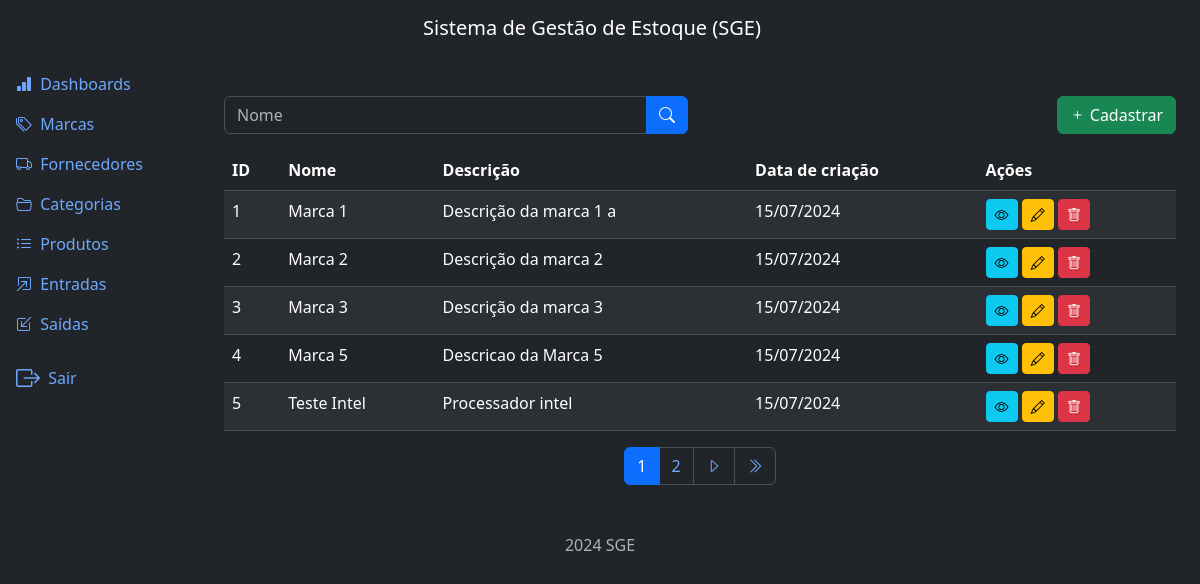
Page /brands/list/ (signed in) on the earlier database version.
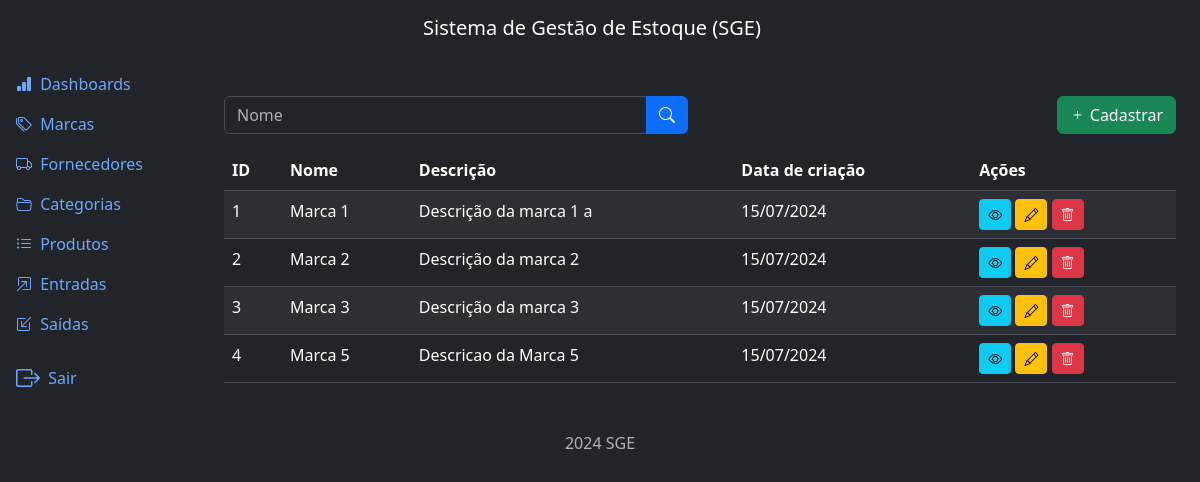
Same page on the later database version.
### brands/models.py (models this page shows, shortened)
class Brand(models.Model):
    name = models.CharField(max_length=500)
    description = models.TextField(null=True, blank=True)
    created_at = models.DateTimeField(auto_now_add=True)
    updated_at = models.DateTimeField(auto_now=True)
    class Meta:
        ordering = ['name']

### brands/views.py (the view)
# urls.py: path('list/', views.BrandListView.as_view(), name='list'),
class BrandListView(LoginRequiredMixin, PermissionRequiredMixin, ListView):
    model = Brand
    template_name = 'brand_list.html'
    context_object_name = 'brands'
    paginate_by = 5
    permission_required = 'brands.view_brand'
    def get_queryset(self):
        qs = super().get_queryset()
        name = self.request.GET.get('name')
        if name:
            qs = qs.filter(name__icontains=name)
        return qs

### brands/templates/brand_list.html (shortened to what this page needs)
{% extends "base.html" %}
{% block content %}
  <div class="row mb-3">
    <div class="col-md-6">
      <form method="GET" action="{% url "brand:list" %}">
        <div class="input-group">
          <input type="text" class="form-control" name="name" placeholder="Nome" value="{{request.GET.name}}">
          <button type="submit" class="btn btn-primary">
            <i class="bi bi-search"></i>
          </button>
        </div>
      </form>
    </div>
    {% if perms.brands.add_brand %}
      <div class="col-md-6">
        <a href="{% url "brand:create" %}" class="btn btn-success float-end" >
          <i class="bi bi-plus"></i>
          Cadastrar
        </a>
      </div>
    {% endif %}
  </div>
  <div class="table-responsive">
    <table class="table table-striped table-border">
      <thead class="table-dark">
        <tr>
          <th>ID</th>
          <th>Nome</th>
          <th>Descrição</th>
          <th>Data de criação</th>
          <th>Ações</th>
        </tr>
      </thead>
      <tbody>
        {% for brand in brands %}
          <tr>
            <td>{{ brand.id }}</td>
            <td>{{ brand.name }}</td>
            <td>{{ brand.description }}</td>
            <td>{{ brand.created_at|date:"d/m/Y" }}</td>
            <td>
              <a href="{% url "brand:detail" brand.id %}" class="btn btn-info btn-sm"><i class="bi bi-eye"></i></a>
              {% if perms.brands.change_brand %}
                <a href="{% url "brand:update" brand.id %}" class="btn btn-warning btn-sm"><i class="bi bi-pencil"></i></a>
              {% endif %}
              {% if perms.brands.delete_brand %}
                <a href="{% url "brand:delete" brand.id %}" class="btn btn-danger btn-sm"><i class="bi bi-trash"></i></a>
              {% endif %}
            </td>
          </tr>
        {% endfor %}
      </tbody>
    </table>
  </div>
  {% include "components/pagination.html" %}
{% endblock content %}

Differences in the rows shown:
removed Brand: id "5", name "Teste Intel", description "Processador intel", created_at "15/07/2024"
Other differences:
list line gone: "1"
list line gone: "2"
